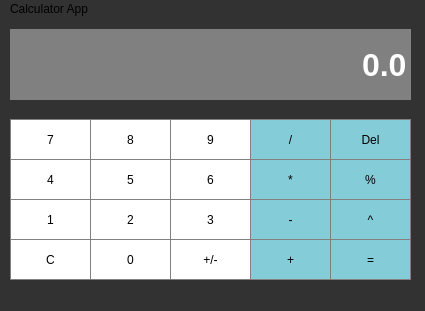
<?xml version="1.0" encoding="UTF-8"?>
<ui version="4.0">
 <class>MainWindow</class>
 <widget class="QMainWindow" name="MainWindow">
  <property name="geometry">
   <rect>
    <x>0</x>
    <y>0</y>
    <width>425</width>
    <height>311</height>
   </rect>
  </property>
  <property name="windowTitle">
   <string>Simple Calculator</string>
  </property>
  <property name="styleSheet">
   <string notr="true">background-color: rgb(50, 50, 50)</string>
  </property>
  <widget class="QWidget" name="centralwidget">
   <widget class="QLineEdit" name="DisplayLine">
    <property name="geometry">
     <rect>
      <x>10</x>
      <y>10</y>
      <width>401</width>
      <height>71</height>
     </rect>
    </property>
    <property name="sizePolicy">
     <sizepolicy hsizetype="Preferred" vsizetype="Fixed">
      <horstretch>0</horstretch>
      <verstretch>0</verstretch>
     </sizepolicy>
    </property>
    <property name="font">
     <font>
      <family>Arial</family>
      <pointsize>24</pointsize>
      <weight>75</weight>
      <bold>true</bold>
     </font>
    </property>
    <property name="styleSheet">
     <string notr="true">QLineEdit {
	background-color: gray;
	border: 1px solid gray;
	color: rgb(255, 255, 255)
}</string>
    </property>
    <property name="text">
     <string>0.0</string>
    </property>
    <property name="alignment">
     <set>Qt::AlignRight|Qt::AlignTrailing|Qt::AlignVCenter</set>
    </property>
   </widget>
   <widget class="QPushButton" name="Button_7">
    <property name="geometry">
     <rect>
      <x>10</x>
      <y>100</y>
      <width>81</width>
      <height>41</height>
     </rect>
    </property>
    <property name="styleSheet">
     <string notr="true">QPushButton {
	background-color: rgb(255, 255, 255);
	border: 1px solid gray;
	padding: 3px;
}

QPushButton:pressed {
	background-color: gray;
	border:1px solid gray;
	padding: 3px;
}</string>
    </property>
    <property name="text">
     <string>7</string>
    </property>
   </widget>
   <widget class="QPushButton" name="Button_8">
    <property name="geometry">
     <rect>
      <x>90</x>
      <y>100</y>
      <width>81</width>
      <height>41</height>
     </rect>
    </property>
    <property name="styleSheet">
     <string notr="true">QPushButton {
	background-color: rgb(255, 255, 255);
	border: 1px solid gray;
	padding: 3px;
}

QPushButton:pressed {
	background-color: gray;
	border:1px solid gray;
	padding: 3px;
}</string>
    </property>
    <property name="text">
     <string>8</string>
    </property>
   </widget>
   <widget class="QPushButton" name="Button_9">
    <property name="geometry">
     <rect>
      <x>170</x>
      <y>100</y>
      <width>81</width>
      <height>41</height>
     </rect>
    </property>
    <property name="styleSheet">
     <string notr="true">QPushButton {
	background-color: rgb(255, 255, 255);
	border: 1px solid gray;
	padding: 3px;
}

QPushButton:pressed {
	background-color: gray;
	border:1px solid gray;
	padding: 3px;
}</string>
    </property>
    <property name="text">
     <string>9</string>
    </property>
   </widget>
   <widget class="QPushButton" name="Button_4">
    <property name="geometry">
     <rect>
      <x>10</x>
      <y>140</y>
      <width>81</width>
      <height>41</height>
     </rect>
    </property>
    <property name="styleSheet">
     <string notr="true">QPushButton {
	background-color: rgb(255, 255, 255);
	border: 1px solid gray;
	padding: 3px;
}

QPushButton:pressed {
	background-color: gray;
	border:1px solid gray;
	padding: 3px;
}</string>
    </property>
    <property name="text">
     <string>4</string>
    </property>
   </widget>
   <widget class="QPushButton" name="Button_5">
    <property name="geometry">
     <rect>
      <x>90</x>
      <y>140</y>
      <width>81</width>
      <height>41</height>
     </rect>
    </property>
    <property name="styleSheet">
     <string notr="true">QPushButton {
	background-color: rgb(255, 255, 255);
	border: 1px solid gray;
	padding: 3px;
}

QPushButton:pressed {
	background-color: gray;
	border:1px solid gray;
	padding: 3px;
}</string>
    </property>
    <property name="text">
     <string>5</string>
    </property>
   </widget>
   <widget class="QPushButton" name="Button_6">
    <property name="geometry">
     <rect>
      <x>170</x>
      <y>140</y>
      <width>81</width>
      <height>41</height>
     </rect>
    </property>
    <property name="styleSheet">
     <string notr="true">QPushButton {
	background-color: rgb(255, 255, 255);
	border: 1px solid gray;
	padding: 3px;
}

QPushButton:pressed {
	background-color: gray;
	border:1px solid gray;
	padding: 3px;
}</string>
    </property>
    <property name="text">
     <string>6</string>
    </property>
   </widget>
   <widget class="QPushButton" name="Button_1">
    <property name="geometry">
     <rect>
      <x>10</x>
      <y>180</y>
      <width>81</width>
      <height>41</height>
     </rect>
    </property>
    <property name="styleSheet">
     <string notr="true">QPushButton {
	background-color: rgb(255, 255, 255);
	border: 1px solid gray;
	padding: 3px;
}

QPushButton:pressed {
	background-color: gray;
	border:1px solid gray;
	padding: 3px;
}</string>
    </property>
    <property name="text">
     <string>1</string>
    </property>
   </widget>
   <widget class="QPushButton" name="Button_2">
    <property name="geometry">
     <rect>
      <x>90</x>
      <y>180</y>
      <width>81</width>
      <height>41</height>
     </rect>
    </property>
    <property name="styleSheet">
     <string notr="true">QPushButton {
	background-color: rgb(255, 255, 255);
	border: 1px solid gray;
	padding: 3px;
}

QPushButton:pressed {
	background-color: gray;
	border:1px solid gray;
	padding: 3px;
}</string>
    </property>
    <property name="text">
     <string>2</string>
    </property>
   </widget>
   <widget class="QPushButton" name="Button_3">
    <property name="geometry">
     <rect>
      <x>170</x>
      <y>180</y>
      <width>81</width>
      <height>41</height>
     </rect>
    </property>
    <property name="styleSheet">
     <string notr="true">QPushButton {
	background-color: rgb(255, 255, 255);
	border: 1px solid gray;
	padding: 3px;
}

QPushButton:pressed {
	background-color: gray;
	border:1px solid gray;
	padding: 3px;
}</string>
    </property>
    <property name="text">
     <string>3</string>
    </property>
   </widget>
   <widget class="QPushButton" name="ClearButton">
    <property name="geometry">
     <rect>
      <x>10</x>
      <y>220</y>
      <width>81</width>
      <height>41</height>
     </rect>
    </property>
    <property name="styleSheet">
     <string notr="true">QPushButton {
	background-color: rgb(255, 255, 255);
	border: 1px solid gray;
	padding: 3px;
}

QPushButton:pressed {
	background-color: gray;
	border:1px solid gray;
	padding: 3px;
}</string>
    </property>
    <property name="text">
     <string>C</string>
    </property>
   </widget>
   <widget class="QPushButton" name="Button_0">
    <property name="geometry">
     <rect>
      <x>90</x>
      <y>220</y>
      <width>81</width>
      <height>41</height>
     </rect>
    </property>
    <property name="styleSheet">
     <string notr="true">QPushButton {
	background-color: rgb(255, 255, 255);
	border: 1px solid gray;
	padding: 3px;
}

QPushButton:pressed {
	background-color: gray;
	border:1px solid gray;
	padding: 3px;
}</string>
    </property>
    <property name="text">
     <string>0</string>
    </property>
   </widget>
   <widget class="QPushButton" name="Button_Sign">
    <property name="geometry">
     <rect>
      <x>170</x>
      <y>220</y>
      <width>81</width>
      <height>41</height>
     </rect>
    </property>
    <property name="styleSheet">
     <string notr="true">QPushButton {
	background-color: rgb(255, 255, 255);
	border: 1px solid gray;
	padding: 3px;
}

QPushButton:pressed {
	background-color: gray;
	border:1px solid gray;
	padding: 3px;
}</string>
    </property>
    <property name="text">
     <string>+/-</string>
    </property>
   </widget>
   <widget class="QPushButton" name="Button_Divide">
    <property name="geometry">
     <rect>
      <x>250</x>
      <y>100</y>
      <width>81</width>
      <height>41</height>
     </rect>
    </property>
    <property name="styleSheet">
     <string notr="true">QPushButton {
	background-color: rgba(151, 242, 255, 207);
	border: 1px solid gray;
	padding: 3px;
}

QPushButton:pressed {
	background-color: gray;
	border:1px solid gray;
	padding: 3px;
}</string>
    </property>
    <property name="text">
     <string>/</string>
    </property>
   </widget>
   <widget class="QPushButton" name="Button_Multiply">
    <property name="geometry">
     <rect>
      <x>250</x>
      <y>140</y>
      <width>81</width>
      <height>41</height>
     </rect>
    </property>
    <property name="styleSheet">
     <string notr="true">QPushButton {
	background-color: rgba(151, 242, 255, 207);
	border: 1px solid gray;
	padding: 3px;
}

QPushButton:pressed {
	background-color: gray;
	border:1px solid gray;
	padding: 3px;
}</string>
    </property>
    <property name="text">
     <string>*</string>
    </property>
   </widget>
   <widget class="QPushButton" name="Button_Minus">
    <property name="geometry">
     <rect>
      <x>250</x>
      <y>180</y>
      <width>81</width>
      <height>41</height>
     </rect>
    </property>
    <property name="styleSheet">
     <string notr="true">QPushButton {
	background-color: rgba(151, 242, 255, 207);
	border: 1px solid gray;
	padding: 3px;
}

QPushButton:pressed {
	background-color: gray;
	border:1px solid gray;
	padding: 3px;
}</string>
    </property>
    <property name="text">
     <string>-</string>
    </property>
   </widget>
   <widget class="QPushButton" name="Button_Add">
    <property name="geometry">
     <rect>
      <x>250</x>
      <y>220</y>
      <width>81</width>
      <height>41</height>
     </rect>
    </property>
    <property name="styleSheet">
     <string notr="true">QPushButton {
	background-color: rgba(151, 242, 255, 207);
	border: 1px solid gray;
	padding: 3px;
}

QPushButton:pressed {
	background-color: gray;
	border:1px solid gray;
	padding: 3px;
}</string>
    </property>
    <property name="text">
     <string>+</string>
    </property>
   </widget>
   <widget class="QPushButton" name="Button_Equals">
    <property name="geometry">
     <rect>
      <x>330</x>
      <y>220</y>
      <width>81</width>
      <height>41</height>
     </rect>
    </property>
    <property name="styleSheet">
     <string notr="true">QPushButton {
	background-color: rgba(151, 242, 255, 207);
	border: 1px solid gray;
	padding: 3px;
}

QPushButton:pressed {
	background-color: gray;
	border:1px solid gray;
	padding: 3px;
}</string>
    </property>
    <property name="text">
     <string>=</string>
    </property>
   </widget>
   <widget class="QPushButton" name="Button_Exponent">
    <property name="geometry">
     <rect>
      <x>330</x>
      <y>180</y>
      <width>81</width>
      <height>41</height>
     </rect>
    </property>
    <property name="styleSheet">
     <string notr="true">QPushButton {
	background-color: rgba(151, 242, 255, 207);
	border: 1px solid gray;
	padding: 3px;
}

QPushButton:pressed {
	background-color: gray;
	border:1px solid gray;
	padding: 3px;
}</string>
    </property>
    <property name="text">
     <string>^</string>
    </property>
   </widget>
   <widget class="QPushButton" name="Button_Modulo">
    <property name="geometry">
     <rect>
      <x>330</x>
      <y>140</y>
      <width>81</width>
      <height>41</height>
     </rect>
    </property>
    <property name="styleSheet">
     <string notr="true">QPushButton {
	background-color: rgba(151, 242, 255, 207);
	border: 1px solid gray;
	padding: 3px;
}

QPushButton:pressed {
	background-color: gray;
	border:1px solid gray;
	padding: 3px;
}</string>
    </property>
    <property name="text">
     <string>%</string>
    </property>
   </widget>
   <widget class="QPushButton" name="Button_Display_Delete">
    <property name="geometry">
     <rect>
      <x>330</x>
      <y>100</y>
      <width>81</width>
      <height>41</height>
     </rect>
    </property>
    <property name="styleSheet">
     <string notr="true">QPushButton {
	background-color: rgba(151, 242, 255, 207);
	border: 1px solid gray;
	padding: 3px;
}

QPushButton:pressed {
	background-color: gray;
	border:1px solid gray;
	padding: 3px;
}</string>
    </property>
    <property name="text">
     <string>Del</string>
    </property>
   </widget>
  </widget>
  <widget class="QMenuBar" name="menuBar">
   <property name="geometry">
    <rect>
     <x>0</x>
     <y>0</y>
     <width>425</width>
     <height>24</height>
    </rect>
   </property>
   <widget class="QMenu" name="menuCalculator_App">
    <property name="title">
     <string>Calculator App</string>
    </property>
   </widget>
   <addaction name="menuCalculator_App"/>
  </widget>
 </widget>
 <resources/>
 <connections/>
</ui>
